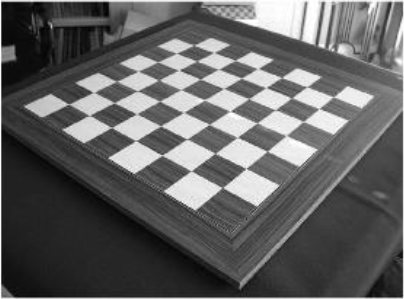
#> input picture DIP_Assignment2/Chess.PNG, 404 x 299 px
$ python Q2_chess_edges_Asgnmnt-2.py
#> lines starting #> are read from the running program, lines starting #| are printed output that depends on the picture
'''
#Name- Zahir Khan (112202010)
#DIP Assignment2, Question-2 Chess board image
'''
# Importing necessary libraries
import cv2
import matplotlib.pyplot as plt
import os
import numpy as np
from scipy.signal import convolve2d as conv2

#Reading the Chess board image
Img=cv2.imread("Chess.PNG")
#> Img is the input picture: shape (299, 404, 3); min 1, max 255, mean 97.7

# Checking dimension of the images for grayscale conversion
if(Img.ndim==3): #checking color image or not
    Img= cv2.cvtColor(Img, cv2.COLOR_BGR2GRAY) #grayscale conversion
#> Img: shape (299, 404)

#converting to double to prevent quantization issues
Img = cv2.resize(Img,(256,256))
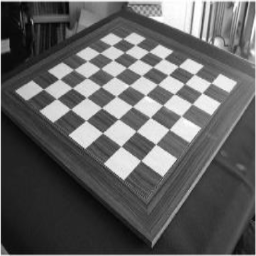
#> Img: shape (256, 256); min 2, max 255, mean 97.6
Img_norm=cv2.normalize(Img.astype('float'), None, 0.0, 1.0, cv2.NORM_MINMAX)
filt=np.ones((256,256))

#Defining the Sobel filter kernel (spatial fiter)
hy=[[-1, -2, -1],
    [0, 0, 0],
    [1, 2, 1]]
hy=np.array(hy)
hx=[[-1, 0, 1],
    [-2, 0, 2],
    [-1, 0, 1]]
hx=np.array(hx)


# Filtering in all direction
gx=conv2(Img_norm,hx,mode='same')
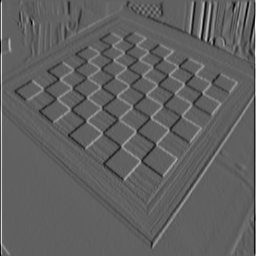
#> gx: shape (256, 256) float64; min -2.39, max 3.9, mean 0.000851; drawn with min black and max white
gy=conv2(Img_norm,hy,mode='same')
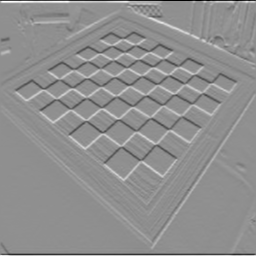
#> gy: shape (256, 256) float64; min -3.99, max 3.1, mean 0.00219; drawn with min black and max white

#Extracting the blocks by zero padding on the area of the chess image (filtered) except the chess board part
#For this work we have found the approximate equation of the chess board (for four sides) in the image
G=np.sqrt(gx**2+gy**2)
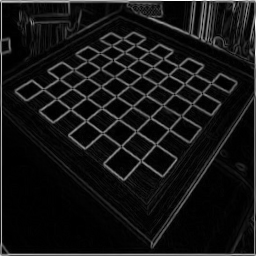
#> G: shape (256, 256) float64; min 0, max 3.99, mean 0.329; drawn with min black and max white
for x in range(256):
  for y in range(256):
    if( 70*x-130*y>6000) or (x+2*y < 170) or (x-y < -100) or (x+y > 400):
      filt[y,x] = 0
G=filt*G
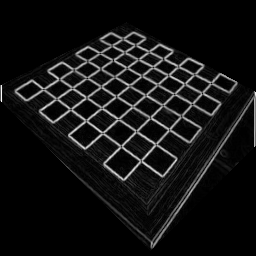
#> G: shape (256, 256) float64; min 0, max 2.57, mean 0.188; drawn with min black and max white

#Diplaying resultant filtered image
plt.imshow(G,cmap='gray')
plt.title('Edges of chess board')
plt.show()

# Normalizing the magnitude values to the range [0, 255], without doing this image will be saved black in directory
G_normalized = ((G - G.min()) / (G.max() - G.min()) * 255).astype(np.uint8)
cv2.imwrite(r"C:\Users\ZAHIR\OneDrive\Desktop\DIP\Assignment2\Results\Q2 Edge of Chess Image.JPG", G_normalized)

$ run again, with DIP_Assignment2/Blocks.jpg saved as DIP_Assignment2/Chess.PNG
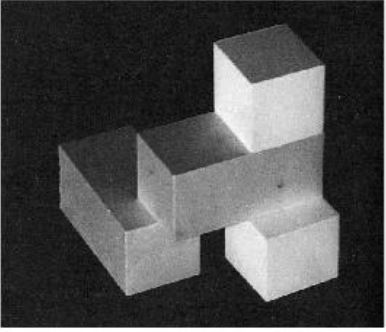
#> input picture DIP_Assignment2/Blocks.jpg, 386 x 332 px
#> Img is the input picture: shape (332, 386, 3); min 1, max 255, mean 75
#> `gy=conv2(Img_norm,hy,mode='same')`:
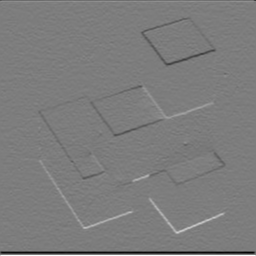
#> gy: shape (256, 256) float64; min -3.87, max 4, mean -0.012; drawn with min black and max white
#> `G=filt*G`:
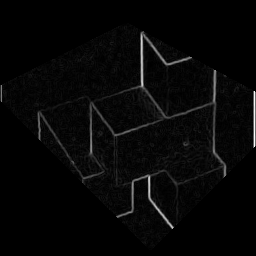
#> G: shape (256, 256) float64; min 0, max 3.42, mean 0.0941; drawn with min black and max white

$ run again, with DIP_Assignment2/image_1.JPG saved as DIP_Assignment2/Chess.PNG
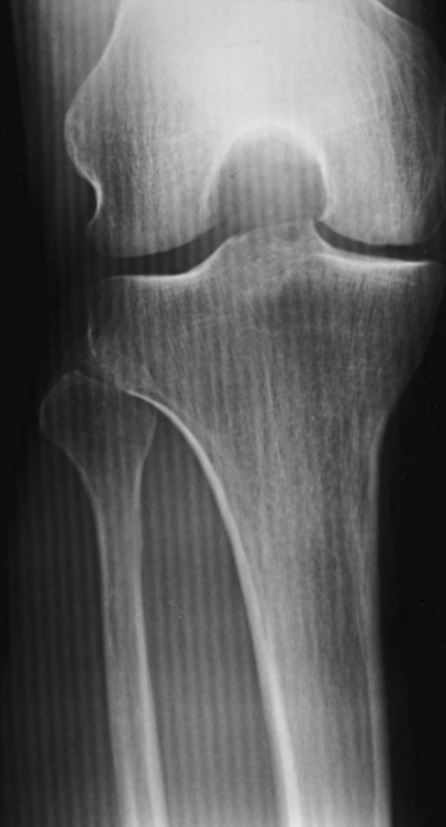
#> input picture DIP_Assignment2/image_1.JPG, 446 x 827 px
#> Img is the input picture: shape (827, 446, 3); min 6, max 229, mean 94.8
#> `gy=conv2(Img_norm,hy,mode='same')`:
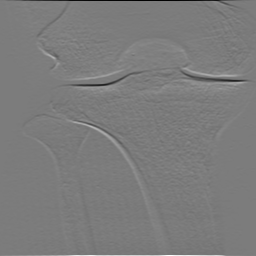
#> gy: shape (256, 256) float64; min -3.73, max 3.92, mean 0.00231; drawn with min black and max white
#> `G=filt*G`:
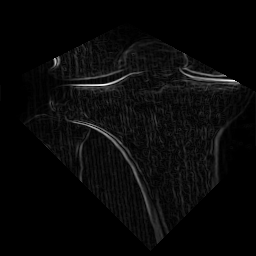
#> G: shape (256, 256) float64; min 0, max 2.78, mean 0.0981; drawn with min black and max white
